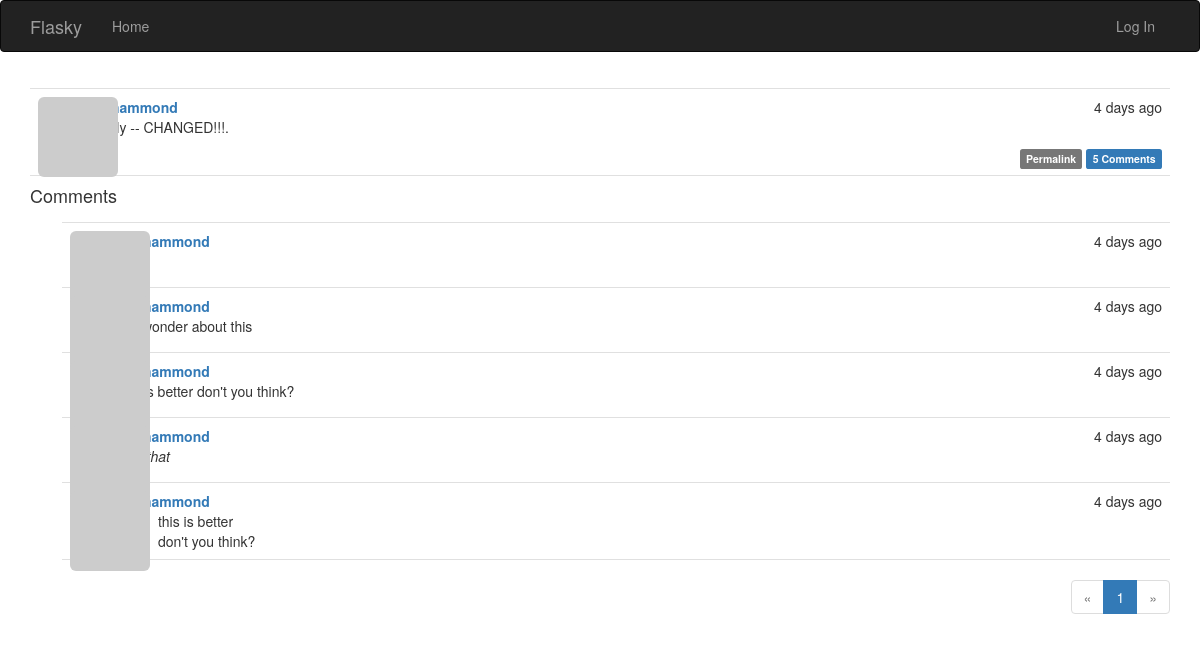
Screenshot of /post/500 with the database file from the repository.
### app/models.py (models this page shows, shortened)
class Post(db.Model):
    __tablename__ = 'posts'
    id = db.Column(db.Integer, primary_key=True)
    body = db.Column(db.Text)
    timestamp = db.Column(db.DateTime, index=True, default=datetime.utcnow)
    author_id = db.Column(db.Integer, db.ForeignKey('users.id'))
    body_html = db.Column(db.Text)
    comments = db.relationship('Comment', backref='post', lazy='dynamic')

class User(UserMixin, db.Model):
    __tablename__ = 'users'
    id = db.Column(db.Integer, primary_key=True)
    email = db.Column(db.String(64), unique=True, index=True)
    username = db.Column(db.String(64), unique=True, index=True)
    role_id = db.Column(db.Integer, db.ForeignKey('roles.id'))
    password_hash = db.Column(db.String(128))
    confirmed = db.Column(db.Boolean, default=False)
    name = db.Column(db.String(64))
    location = db.Column(db.String(64))
    about_me = db.Column(db.Text())
    member_since = db.Column(db.DateTime(), default=datetime.utcnow)
    last_seen = db.Column(db.DateTime(), default=datetime.utcnow)
    avatar_hash = db.Column(db.String(32))
    posts = db.relationship('Post', backref='author', lazy='dynamic')
    followed = db.relationship('Follow',
                               foreign_keys=[Follow.follower_id],
                               backref=db.backref('follower', lazy='joined'),
                               lazy='dynamic',
                               cascade='all, delete-orphan')
    followers = db.relationship('Follow',
                                foreign_keys=[Follow.followed_id],
                                backref=db.backref('followed', lazy='joined'),
                                lazy='dynamic',
                                cascade='all, delete-orphan')
    comments = db.relationship('Comment', backref='author', lazy='dynamic')
    @property
    def password(self):
        raise AttributeError('password is not a readable attribute')
    def gravatar_hash(self):
        return hashlib.md5(self.email.lower().encode('utf-8')).hexdigest()
    def gravatar(self, size=100, default='identicon', rating='g'):
        if request.is_secure:
            url = 'https://secure.gravatar.com/avatar'
        else:
            url = 'http://secure.gravatar.com/avatar'
        hash= self.avatar_hash or self.gravatar_hash()
        return '{url}/{hash}?s={size}&d={default}&r={rating}'.format(
                url=url, hash=hash, size=size, default=default, rating=rating)

class Comment(db.Model):
    __tablename__ = 'comments'
    id = db.Column(db.Integer, primary_key=True)
    body = db.Column(db.Text)
    body_html = db.Column(db.Text)
    timestamp = db.Column(db.DateTime, index=True, default=datetime.utcnow)
    disabled = db.Column(db.Boolean)
    author_id = db.Column(db.Integer, db.ForeignKey('users.id'))
    post_id = db.Column(db.Integer, db.ForeignKey('posts.id'))

### app/main/views.py (the view, shortened to what this page needs)
@main.route('/post/<int:id>', methods=['GET', 'POST'])
def post(id):
    post = Post.query.get_or_404(id)
    form = CommentForm()
    page = request.args.get('page', 1, type=int)
    if page == -1:
        page = (post.comments.count() - 1) // \
                current_app.config['FLASKY_COMMENTS_PER_PAGE'] + 1
    pagination = post.comments.order_by(Comment.timestamp.asc()).paginate(
            page, per_page=current_app.config['FLASKY_COMMENTS_PER_PAGE'],
            error_out=False)
    comments = pagination.items
    return render_template('post.html', posts=[post], form=form,
                           comments=comments, pagination=pagination)

### app/auth/views.py (called while the page is built)
@auth.before_app_request
def before_request():
    if current_user.is_authenticated:
        current_user.ping()
        if not current_user.confirmed \
                and request.endpoint \
                and request.blueprint != 'auth' \
                and request.endpoint != 'static':
            return redirect(url_for('auth.unconfirmed'))

### app/main/__init__.py (called while the page is built)
@main.app_context_processor
def inject_permissions():
    return dict(Permission=Permission)

### app/models.py (called while the page is built)
    def can(self, permissions):
        return False

    def is_administrator(self):
        return False

### app/templates/post.html (shortened to what this page needs)
{% extends "base.html" %}
{% import "bootstrap/wtf.html" as wtf %}
{% import "_macros.html" as macros %}
{% block page_content %}
{% include '_posts.html' %}
<h4 id="comments">Comments</h4>
{% include '_comments.html' %}
{% if pagination %}
    <div class="pagination">
        {{ macros.pagination_widget(pagination, '.post', fragment='#comments', id=posts[0].id) }}
    </div>
{% endif %}
{% endblock %}

### app/templates/_posts.html (shortened to what this page needs)
<ul class="posts">
    {% for post in posts %}
        <li class="post">
            <div class="profile-thumbnail">
                <a href="{{ url_for('.user', username=post.author.username) }}">
                    <img class="img-rounded profile-thumbnail" src="{{ post.author.gravatar(size=40) }}">
                </a>
            </div>
            <div class="post-content">
                <div class="post-date">{{ moment(post.timestamp).fromNow() }}</div>
                <div class="post-author"><a href="{{ url_for('.user', username=post.author.username) }}">{{ post.author.username }}</a></div>
                <div class="post-body">
                    {% if post.body_html %}
                        {{ post.body_html | safe }}
                    {% else %}
                        {{ post.body }}
                    {% endif %}
                </div>
                <div class="post-footer">
                    <a href="{{ url_for('.post', id=post.id) }}">
                        <span class="label label-default">Permalink</span>
                    </a>
                    <a href="{{ url_for('.post', id=post.id) }}#comments">
                        <span class="label label-primary">{{ post.comments.count() }} Comments</span>
                    </a>
                </div>
            </div>
        </li>
    {% endfor %}
</ul>

### app/templates/_comments.html (shortened to what this page needs)
<ul class="comments">
    {% for comment in comments %}
    <li class="comment">
        <div class="comment-thumbnail">
            <a href="{{ url_for('.user', username=comment.author.username) }}">
                <img class="img-rounded profile-thumbnail" src="{{ comment.author.gravatar(size=40) }}">
            </a>
        </div>
        <div class="comment-content">
            <div class="comment-date">{{ moment(comment.timestamp).fromNow() }}</div>
            <div class="comment-author"><a href="{{ url_for('.user', username=comment.author.username) }}">{{ comment.author.username }}</a></div>
            <div class="comment-body">
                {% if moderate or not comment.disabled %}
                    {% if comment.body_html %}
                        {{ comment.body_html | safe }}
                    {% else %}
                        {{ comment.body }}
                    {% endif %}
                {% endif %}
            </div>
        </div>
    </li>
    {% endfor %}
</ul>

### app/static/styles.css (style rules this page uses)
.profile-thumbnail { position: absolute; }
ul.posts { list-style-type: none; padding: 0px; margin: 16px 0px 0px 0px; border-top: 1px solid #e0e0e0; }
ul.posts li.post { padding: 8px; border-bottom: 1px solid #e0e0e0; }
div.post-date { float: right; }
div.post-author { font-weight: bold; }
div.post-content { margin-left: 48px; min-height: 48px; }
div.post-footer { text-align: right; }
ul.comments { list-style-type: none; padding: 0px; margin: 16px 0px 0px 0px; }
ul.comments li.comment { margin-left: 32px; padding: 8px; border-bottom: 1px solid #e0e0e0; }
ul.comments li.comment:nth-child(1) { border-top: 1px solid #e0e0e0; }
div.comment-date { float: right; }
div.comment-author { font-weight: bold; }
div.comment-thumbnail { position: absolute; }
div.comment-content { margin-left: 48px; min-height: 48px; }
div.pagination { width: 100%; text-align: right; padding: 0px; margin: 0px; }

### rows the page displays
Post: timestamp "4 days ago", author.username "benhammond", body_html "Finally -- CHANGED!!!.", comments.count "5"
Comment: timestamp "4 days ago", author.username "benhammond"
Comment: timestamp "4 days ago", author.username "benhammond", body_html "still wonder about this"
Comment: timestamp "4 days ago", author.username "benhammond", body_html "this is better don't you think?"
Comment: timestamp "4 days ago", author.username "benhammond", body_html "that"
Comment: timestamp "4 days ago", author.username "benhammond", body_html "this is better don't you think?"

### other values shown
{{ p }} "1"
